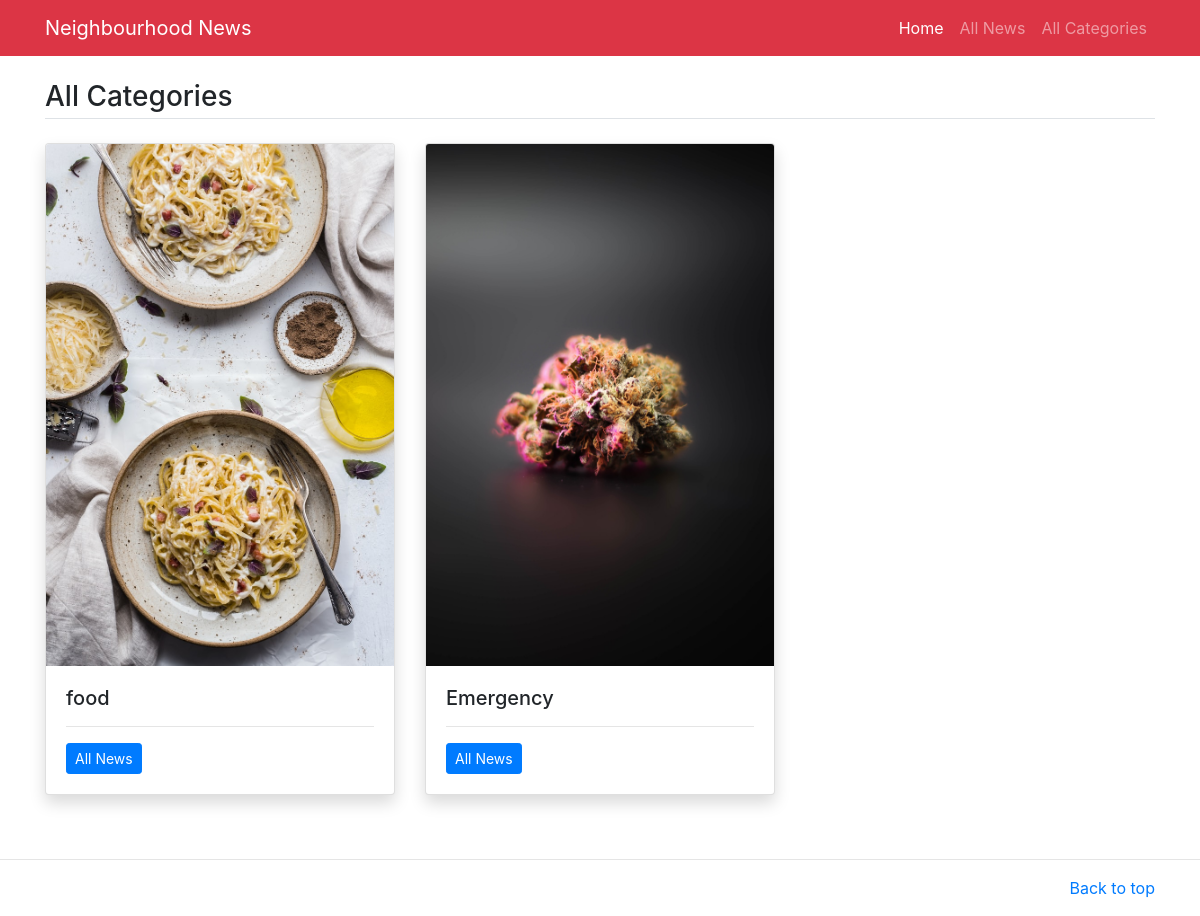
Page /all-category on the committed database.
### main/models.py (models this page shows, shortened)
class Category(models.Model):
    title=models.CharField(max_length=200)
    category_image=models.ImageField(upload_to='images/')
    class Meta:
        verbose_name_plural='Categories'

### main/views.py (the view)
# urls.py: path('all-category', views.all_category,name='all-category'),
def all_category(request):
    cats=Category.objects.all()
    return render(request,'category.html',{
        'cats':cats
    })

### main/templates/category.html
{% extends 'base.html' %}
{% block content %}
<main class="container mt-3 mb-5">
	<h3 class="border-bottom pb-1 my-4">All Categories</h3>
	<div class="row">
		{% for cat in cats %}
		<div class="col-md-4">
			<div class="card mb-3 shadow">
            <img src="/media/{{cat.category_image}}" class="card-img-top" alt="{{cat.title}}">
			  <div class="card-body">
			    <h5 class="card-title">{{cat.title}}</h5>
			    <hr/>
			    <p class="card-text"><a href="category/{{cat.id}}" class="btn btn-sm btn-primary">All News</a></p>
			  </div>
			</div>
		</div>
		{% endfor %}
	</div>
</main>
{% endblock %}

### rows in the picture
Category: category_image (picture), title "food"
Category: category_image (picture), title "Emergency"
